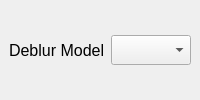
                                   <widget class="QWidget" name="widget_36" native="true">
                                    <layout class="QVBoxLayout" name="verticalLayout_40">
                                     <property name="leftMargin">
                                      <number>0</number>
                                     </property>
                                     <property name="topMargin">
                                      <number>0</number>
                                     </property>
                                     <property name="rightMargin">
                                      <number>0</number>
                                     </property>
                                     <property name="bottomMargin">
                                      <number>0</number>
                                     </property>
                                     <item>
                                      <widget class="QWidget" name="deblurContainer" native="true">
                                       <layout class="QVBoxLayout" name="verticalLayout_41">
                                        <item>
                                         <widget class="QWidget" name="widget_43" native="true">
                                          <layout class="QHBoxLayout" name="horizontalLayout_60">
                                           <property name="leftMargin">
                                            <number>0</number>
                                           </property>
                                           <property name="topMargin">
                                            <number>0</number>
                                           </property>
                                           <property name="rightMargin">
                                            <number>0</number>
                                           </property>
                                           <property name="bottomMargin">
                                            <number>0</number>
                                           </property>
                                           <item>
                                            <widget class="QLabel" name="label_79">
                                             <property name="font">
                                              <font>
                                               <pointsize>12</pointsize>
                                              </font>
                                             </property>
                                             <property name="text">
                                              <string>Deblur Model</string>
                                             </property>
                                            </widget>
                                           </item>
                                           <item>
                                            <widget class="QComboBox" name="deblurModelComboBox">
                                             <property name="sizePolicy">
                                              <sizepolicy hsizetype="MinimumExpanding" vsizetype="Fixed">
                                               <horstretch>0</horstretch>
                                               <verstretch>0</verstretch>
                                              </sizepolicy>
                                             </property>
                                             <property name="minimumSize">
                                              <size>
                                               <width>0</width>
                                               <height>0</height>
                                              </size>
                                             </property>
                                             <property name="maximumSize">
                                              <size>
                                               <width>250</width>
                                               <height>30</height>
                                              </size>
                                             </property>
                                            </widget>
                                           </item>
                                          </layout>
                                         </widget>
                                        </item>
                                       </layout>
                                      </widget>
                                     </item>
                                    </layout>
                                   </widget>
